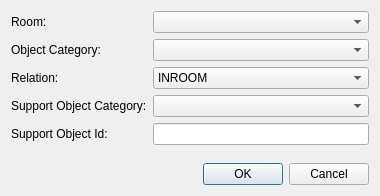
<?xml version="1.0" encoding="UTF-8"?>
<ui version="4.0">
 <class>ObjectPlacePropertyDialogClass</class>
 <widget class="QDialog" name="ObjectPlacePropertyDialogClass">
  <property name="geometry">
   <rect>
    <x>0</x>
    <y>0</y>
    <width>380</width>
    <height>196</height>
   </rect>
  </property>
  <property name="windowTitle">
   <string>ObjectPlacePropertyDialog</string>
  </property>
  <layout class="QVBoxLayout" name="verticalLayout">
   <item>
    <layout class="QGridLayout" name="gridLayout">
     <item row="0" column="1">
      <widget class="QComboBox" name="roomComboBox"/>
     </item>
     <item row="0" column="0">
      <widget class="QLabel" name="label_6">
       <property name="text">
        <string>Room:</string>
       </property>
      </widget>
     </item>
     <item row="1" column="1">
      <widget class="QComboBox" name="objectCategoryComboBox"/>
     </item>
     <item row="1" column="0">
      <widget class="QLabel" name="label_2">
       <property name="text">
        <string>Object Category:</string>
       </property>
      </widget>
     </item>
     <item row="2" column="1">
      <widget class="QComboBox" name="relationComboBox">
       <item>
        <property name="text">
         <string>INROOM</string>
        </property>
       </item>
       <item>
        <property name="text">
         <string>INOBJECT</string>
        </property>
       </item>
       <item>
        <property name="text">
         <string>ON</string>
        </property>
       </item>
      </widget>
     </item>
     <item row="2" column="0">
      <widget class="QLabel" name="label">
       <property name="text">
        <string>Relation:</string>
       </property>
      </widget>
     </item>
     <item row="3" column="1">
      <widget class="QComboBox" name="supportObjectCategoryComboBox"/>
     </item>
     <item row="3" column="0">
      <widget class="QLabel" name="label_3">
       <property name="text">
        <string>Support Object Category:</string>
       </property>
      </widget>
     </item>
     <item row="4" column="1">
      <widget class="QLineEdit" name="supportObjectIdLineEdit"/>
     </item>
     <item row="4" column="0">
      <widget class="QLabel" name="label_4">
       <property name="text">
        <string>Support Object Id:</string>
       </property>
      </widget>
     </item>
    </layout>
   </item>
   <item>
    <spacer name="verticalSpacer">
     <property name="orientation">
      <enum>Qt::Vertical</enum>
     </property>
     <property name="sizeHint" stdset="0">
      <size>
       <width>20</width>
       <height>40</height>
      </size>
     </property>
    </spacer>
   </item>
   <item>
    <widget class="QDialogButtonBox" name="buttonBox">
     <property name="standardButtons">
      <set>QDialogButtonBox::Cancel|QDialogButtonBox::Ok</set>
     </property>
    </widget>
   </item>
  </layout>
 </widget>
 <layoutdefault spacing="6" margin="11"/>
 <resources/>
 <connections>
  <connection>
   <sender>buttonBox</sender>
   <signal>accepted()</signal>
   <receiver>ObjectPlacePropertyDialogClass</receiver>
   <slot>accept()</slot>
   <hints>
    <hint type="sourcelabel">
     <x>202</x>
     <y>173</y>
    </hint>
    <hint type="destinationlabel">
     <x>202</x>
     <y>97</y>
    </hint>
   </hints>
  </connection>
  <connection>
   <sender>buttonBox</sender>
   <signal>rejected()</signal>
   <receiver>ObjectPlacePropertyDialogClass</receiver>
   <slot>reject()</slot>
   <hints>
    <hint type="sourcelabel">
     <x>202</x>
     <y>173</y>
    </hint>
    <hint type="destinationlabel">
     <x>202</x>
     <y>97</y>
    </hint>
   </hints>
  </connection>
 </connections>
</ui>
